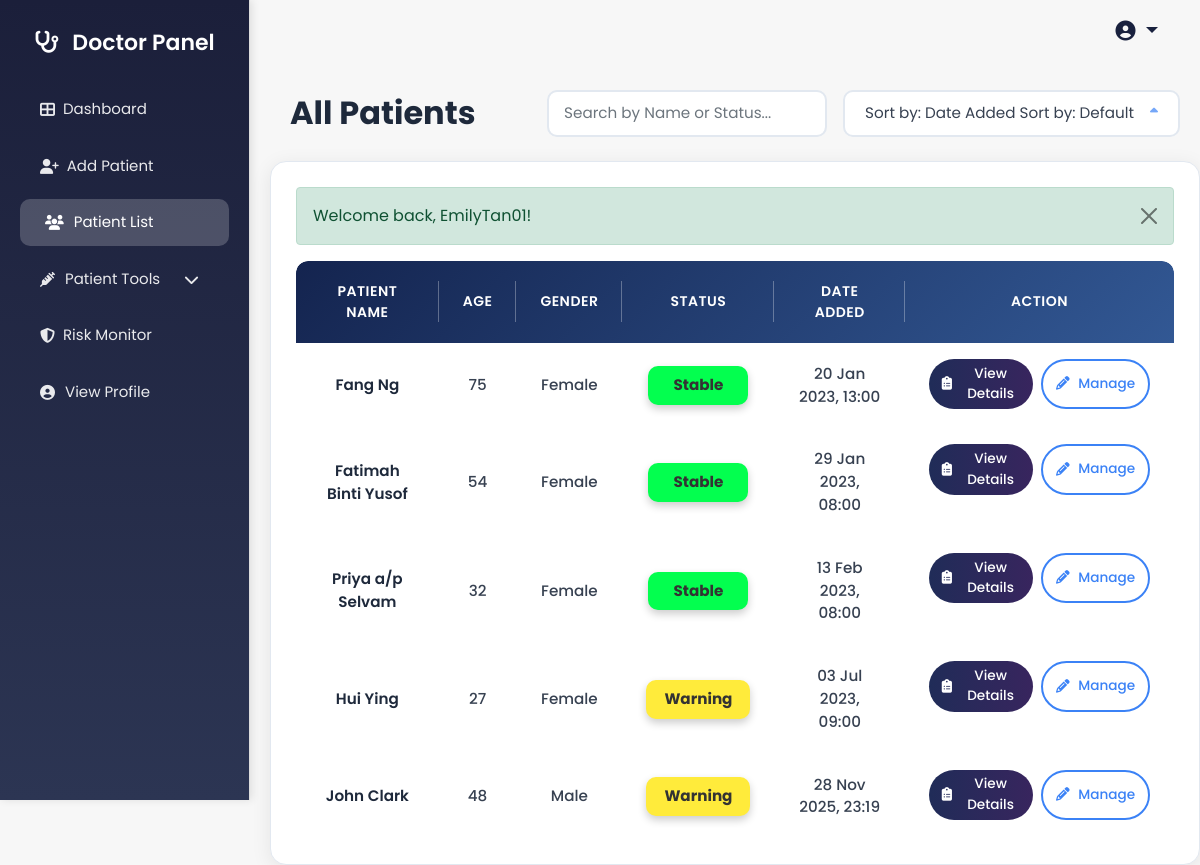
Screenshot of /ctipb/doc_patientlist.php (signed in) with the database file from the repository.
### tables this page shows
CREATE TABLE `patients` (
  `patient_id` int NOT NULL AUTO_INCREMENT,
  `doctor_id` int NOT NULL,
  `full_name` varchar(100) NOT NULL,
  `age` int NOT NULL,
  `gender` varchar(10) DEFAULT NULL,
  `created_at` datetime DEFAULT CURRENT_TIMESTAMP,
  `status` enum('critical','recovered','stable','warning') DEFAULT NULL,
  PRIMARY KEY (`patient_id`),
  KEY `doctor_id` (`doctor_id`),
  CONSTRAINT `patients_ibfk_1` FOREIGN KEY (`doctor_id`) REFERENCES `users` (`user_id`) ON DELETE CASCADE ON UPDATE CASCADE
);

### ctipb/doc_patientlist.php (the view, shortened to what this page needs)
<?php
require_once 'functions.php';
$patients = [];
$doctor_id = $_SESSION['user_id'];
$conn = get_db_connection();
if (!$conn) {
    set_flash_message('Database connection failed. Could not load patient list.', 'danger');
} else {
    $stmt = $conn->prepare(
        "SELECT patient_id, full_name, age, gender, status, created_at
         FROM patients WHERE doctor_id = ? ORDER BY created_at DESC"
    );
    $stmt->bind_param("i", $doctor_id);
    $stmt->execute();
    $result = $stmt->get_result();
    $patients_raw = $result->fetch_all(MYSQLI_ASSOC);
    $patients = $patients_raw;
}
include 'templates/header_doctor.php';
include 'templates/sidebar_doctor.php';
?>
<div class="profile-dropdown">
    <div class="dropdown">
        <button class="btn dropdown-toggle" type="button" data-bs-toggle="dropdown" aria-expanded="false">
            <i class="fas fa-user-circle"></i>
        </button>
    </div>
</div>
<div class="pro-search-sort-container" style="margin-top: 60px;">
    <div class="d-flex justify-content-between align-items-center mb-4">
        <h1>All Patients</h1>
        <div class="d-flex align-items-center gap-3">
            <input type="text" id="searchInput" placeholder="Search by Name or Status..." class="form-control pro-search-input">
            <div class="dropdown">
                <button class="btn btn-light dropdown-toggle pro-sorting-btn" type="button" id="sortMenu" data-bs-toggle="dropdown" aria-expanded="false">
                    Sort by: Default <span id="sortIndicator" class="pro-sort-indicator"></span>
                </button>
            </div>
        </div>
    </div>
</div>
<div class="pro-table-container">
    <div class="pro-table-responsive">
        <table class="pro-data-table" id="patientTable">
            <thead>
                <tr>
                    <th>Patient Name</th>
                    <th>Age</th>
                    <th>Gender</th>
                    <th>Status</th>
                    <th>Date Added</th>
                    <th>Action</th>
                </tr>
            </thead>
            <tbody>
                <?php if (!empty($patients)): ?>
                    <?php foreach ($patients as $patient): ?>
                    <tr>
                        <td><?php echo htmlspecialchars($patient['full_name']); ?></td>
                        <td><?php echo htmlspecialchars($patient['age']); ?></td>
                        <td><?php echo htmlspecialchars($patient['gender']); ?></td>
                        <td>
                            <?php
                            $status = strtolower($patient['status'] ?? 'unknown');
                            echo "<span class='status-box {$status}'>" . htmlspecialchars(ucfirst($status)) . "</span>";
                            ?>
                        </td>
                        <td><?php echo htmlspecialchars($patient['last_created']); ?></td>
                        <td class="d-flex justify-content-center gap-2">
                            <a data-href="doc_patientdetail.php?patient_id=<?php echo htmlspecialchars($patient['patient_id']); ?>"
                            class="btn btn-primary btn-sm view-details-btn">
                                <i class="fas fa-clipboard-list me-1"></i> View Details
                            </a>
                           <a data-href="doc_managepatient.php?id=<?php echo htmlspecialchars($patient['patient_id']); ?>"
                            class="btn btn-outline-primary btn-sm manage-anim-btn">
                                <i class="fas fa-pencil-alt me-1"></i> Manage
                            </a>
                        </td>
                    </tr>
                    <?php endforeach; ?>
                <?php endif; ?>
            </tbody>
        </table>
    </div>
</div>
<?php
include 'templates/footer_doctor_scripts.php';
?>

### rows the page displays
patients: full_name "John Clark", age "48", gender "Male", status "Warning", last_created "28 Nov 2025, 23:19"
patients: full_name "Hui Ying", age "27", gender "Female", status "Warning", last_created "03 Jul 2023, 09:00"
patients: full_name "Priya a/p Selvam", age "32", gender "Female", status "Stable", last_created "13 Feb 2023, 08:00"
patients: full_name "Fatimah Binti Yusof", age "54", gender "Female", status "Stable", last_created "29 Jan 2023, 08:00"
patients: full_name "Fang Ng", age "75", gender "Female", status "Stable", last_created "20 Jan 2023, 13:00"

### other values shown
$message "Welcome back, EmilyTan01!"
